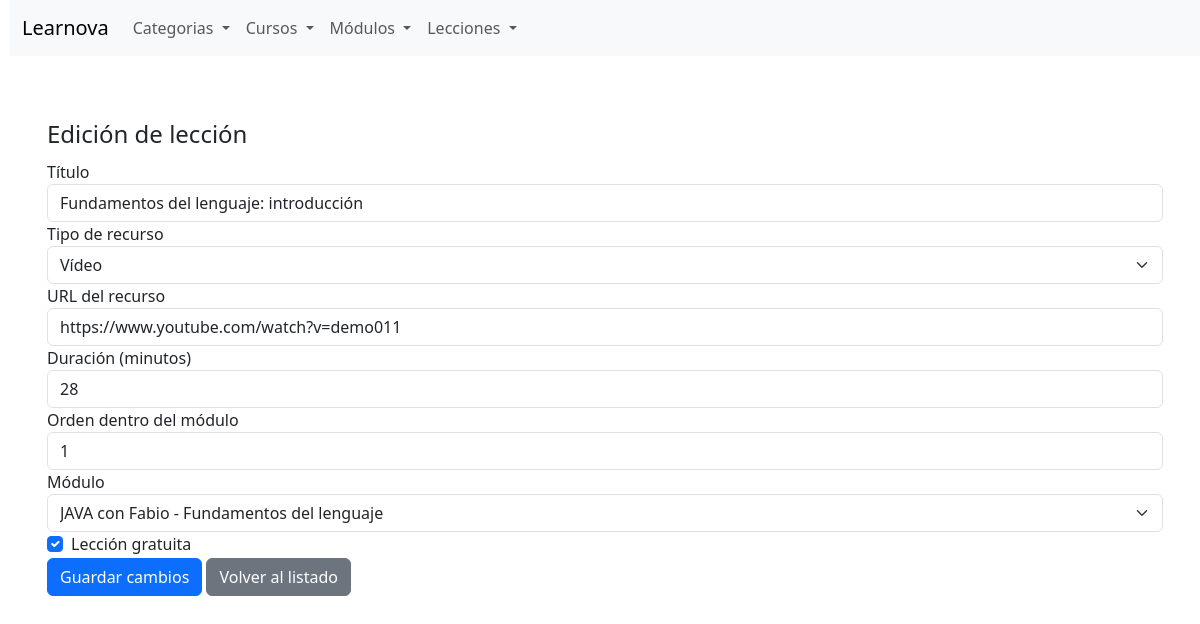
The page /editar_leccion.php?id=1 on the database its author committed.
### tables this page shows
CREATE TABLE lecciones (
    id                INT          NOT NULL AUTO_INCREMENT,
    modulo_id         INT          NOT NULL,
    titulo            VARCHAR(150) NOT NULL,                 
    tipo_recurso      ENUM('video','pdf','audio','imagen','texto') NOT NULL DEFAULT 'video',
    recurso_url       VARCHAR(255) NULL,                     
    duracion_min      INT          NOT NULL DEFAULT 0,       
    orden             INT          NOT NULL,                 
    gratuita          TINYINT(1)   NOT NULL DEFAULT 0,
    fecha_publicacion DATE         NOT NULL,
    PRIMARY KEY (id),
    UNIQUE KEY uq_leccion_orden (modulo_id, orden),          
    CONSTRAINT fk_lecciones_modulo FOREIGN KEY (modulo_id)
        REFERENCES modulos (id) ON UPDATE CASCADE ON DELETE CASCADE,
    CONSTRAINT chk_lecciones_duracion CHECK (duracion_min >= 0),
    CONSTRAINT chk_lecciones_orden CHECK (orden > 0)
);

CREATE TABLE modulos (
    id              INT          NOT NULL AUTO_INCREMENT,
    curso_id        INT          NOT NULL,
    titulo          VARCHAR(150) NOT NULL,                   
    descripcion     VARCHAR(255) NULL,
    orden           INT          NOT NULL,                   
    obligatorio     TINYINT(1)   NOT NULL DEFAULT 1,
    fecha_creacion  DATE         NOT NULL,
    PRIMARY KEY (id),
    UNIQUE KEY uq_modulo_orden (curso_id, orden),            
    CONSTRAINT fk_modulos_curso FOREIGN KEY (curso_id)
        REFERENCES cursos (id) ON UPDATE CASCADE ON DELETE CASCADE,
    CONSTRAINT chk_modulos_orden CHECK (orden > 0)
);

CREATE TABLE cursos (
    id                INT           NOT NULL AUTO_INCREMENT,
    categoria_id      INT           NOT NULL,
    titulo            VARCHAR(150)  NOT NULL,
    descripcion       TEXT          NULL,
    nivel             ENUM('basico','intermedio','avanzado') NOT NULL DEFAULT 'basico',   
    duracion_horas    INT           NOT NULL,
    precio            DECIMAL(8,2)  NOT NULL DEFAULT 0.00,
    publicado         TINYINT(1)    NOT NULL DEFAULT 0,
    fecha_publicacion DATE          NOT NULL,
    PRIMARY KEY (id),
    KEY idx_cursos_categoria (categoria_id),
    CONSTRAINT fk_cursos_categoria FOREIGN KEY (categoria_id)
        REFERENCES categorias (id) ON UPDATE CASCADE ON DELETE RESTRICT,
    CONSTRAINT chk_cursos_precio CHECK (precio >= 0),
    CONSTRAINT chk_cursos_duracion CHECK (duracion_horas > 0)
);

### editar_leccion.php (the view, shortened to what this page needs)
<?php
$idEntrada = (($_SERVER['REQUEST_METHOD'] ?? '') === 'POST') ? ($_POST['id'] ?? null) : ($_GET['id'] ?? null);
$idLeccion = filter_var($idEntrada, FILTER_VALIDATE_INT, array('options' => array('min_range' => 1)));
$error = '';
$leccion = null;
$modulos = false;
if ($idLeccion === false) {
    http_response_code(400);
    $error = 'La lección indicada no es válida.';
} else {
    $conexion = obtenerConexion();
    if ($error === '') {
        $consultaLeccion = mysqli_prepare($conexion, "SELECT id, modulo_id, titulo, tipo_recurso, recurso_url, duracion_min, orden, gratuita FROM lecciones WHERE id = ?");
        if ($consultaLeccion === false) {
            $error = 'No se ha podido preparar la carga de la lección.';
        } else {
            mysqli_stmt_bind_param($consultaLeccion, 'i', $idLeccion);
            if (mysqli_stmt_execute($consultaLeccion)) {
                $resultadoLeccion = mysqli_stmt_get_result($consultaLeccion);
                if ($resultadoLeccion !== false) {
                    $leccion = mysqli_fetch_assoc($resultadoLeccion);
                } else {
                    $error = 'No se han podido obtener los datos de la lección.';
                }
            } else {
                $error = 'No se ha podido cargar la lección.';
            }
        }
    }
    if ($error === '') {
        $sqlModulos = "SELECT modulos.id, modulos.titulo, cursos.titulo AS curso_titulo
                       FROM modulos
                       INNER JOIN cursos ON modulos.curso_id = cursos.id
                       ORDER BY cursos.titulo, modulos.orden, modulos.titulo";
        $modulos = mysqli_query($conexion, $sqlModulos);
    }
}
?>
<div class="container" id="formularios">
    <div class="row">
        <form class="form-horizontal" action="editar_leccion.php" name="frmEditarLeccion" id="frmEditarLeccion" method="post">
            <fieldset>
                <legend>Edición de lección</legend>
                <?php if ($error !== ''): ?>
                    <div class="alert alert-danger" role="alert"><?php echo htmlspecialchars($error, ENT_QUOTES, 'UTF-8'); ?></div>
                <?php elseif ($leccion !== null): ?>
                    <div class="form-group">
                        <label class="col-xs-4 control-label" for="txtTitulo">Título</label>
                        <div class="col-xs-4">
                            <input id="txtTitulo" name="txtTitulo" class="form-control input-md" maxlength="150" type="text" value="<?php echo htmlspecialchars($leccion['titulo'], ENT_QUOTES, 'UTF-8'); ?>" required>
                        </div>
                    </div>
                    <div class="form-group">
                        <label class="col-xs-4 control-label" for="lstTipoRecurso">Tipo de recurso</label>
                        <div class="col-xs-4">
                            <select name="lstTipoRecurso" id="lstTipoRecurso" class="form-select" required>
                                <?php foreach (array('video' => 'Vídeo', 'pdf' => 'PDF', 'audio' => 'Audio', 'imagen' => 'Imagen', 'texto' => 'Texto') as $tipo => $etiqueta): ?>
                                    <option value="<?php echo htmlspecialchars($tipo, ENT_QUOTES, 'UTF-8'); ?>" <?php echo $leccion['tipo_recurso'] === $tipo ? 'selected' : ''; ?>><?php echo htmlspecialchars($etiqueta, ENT_QUOTES, 'UTF-8'); ?></option>
                                <?php endforeach; ?>
                            </select>
                        </div>
                    </div>
                    <div class="form-group">
                        <label class="col-xs-4 control-label" for="txtRecursoUrl">URL del recurso</label>
                        <div class="col-xs-4">
                            <input id="txtRecursoUrl" name="txtRecursoUrl" class="form-control input-md" maxlength="255" type="text" value="<?php echo htmlspecialchars((string)$leccion['recurso_url'], ENT_QUOTES, 'UTF-8'); ?>">
                        </div>
                    </div>
                    <div class="form-group">
                        <label class="col-xs-4 control-label" for="intDuracion">Duración (minutos)</label>
                        <div class="col-xs-4">
                            <input id="intDuracion" name="intDuracion" class="form-control input-md" type="number" min="0" value="<?php echo (int)$leccion['duracion_min']; ?>" required>
                        </div>
                    </div>
                    <div class="form-group">
                        <label class="col-xs-4 control-label" for="intOrden">Orden dentro del módulo</label>
                        <div class="col-xs-4">
                            <input id="intOrden" name="intOrden" class="form-control input-md" type="number" min="1" value="<?php echo (int)$leccion['orden']; ?>" required>
                        </div>
                    </div>
                    <div class="form-group">
                        <label class="col-xs-4 control-label" for="lstModulos">Módulo</label>
                        <div class="col-xs-4">
                            <select name="lstModulos" id="lstModulos" class="form-select" required>
                                <?php while ($modulo = mysqli_fetch_assoc($modulos)): ?>
                                    <option value="<?php echo (int)$modulo['id']; ?>" <?php echo (int)$modulo['id'] === (int)$leccion['modulo_id'] ? 'selected' : ''; ?>>
                                        <?php echo htmlspecialchars($modulo['curso_titulo'] . ' - ' . $modulo['titulo'], ENT_QUOTES, 'UTF-8'); ?>
                                    </option>
                                <?php endwhile; ?>
                            </select>
                        </div>
                    </div>
                    <div class="form-check">
                        <input class="form-check-input" type="checkbox" name="gratuita" value="1" id="gratuita" <?php echo (int)$leccion['gratuita'] === 1 ? 'checked' : ''; ?>>
                        <label class="form-check-label" for="gratuita">Lección gratuita</label>
                    </div>
                    <div class="form-group">
                        <div class="col-xs-4 col-xs-offset-4">
                            <button type="submit" class="btn btn-primary">Guardar cambios</button>
                            <a class="btn btn-secondary" href="listado_lecciones.php">Volver al listado</a>
                        </div>
                    </div>
                <?php endif; ?>
            </fieldset>
        </form>
    </div>
</div>
</body>
</html>

### rows shown on the page
lecciones: txtTitulo "Fundamentos del lenguaje: introducción", lstTipoRecurso "Vídeo", txtRecursoUrl "https://www.youtube.com/watch?v=demo011", intDuracion "28", intOrden "1", lstModulos "JAVA con Fabio - Fundamentos del lenguaje", gratuita "☑"
